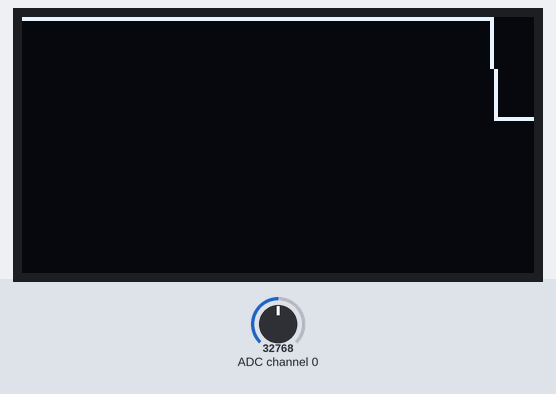
Simulated run of this program. Board: Raspberry Pi (BCM pin numbers). Parts: 128×64 one-colour display. The inputs (shaded band) are chosen by the test bench; at power-on: ADC channel 0 = 32768 (analog values on the 0–65535 scale).

Above: at 1.2 s.
1.3 s: ADC channel 0 set to 45874
At 1.45 s:
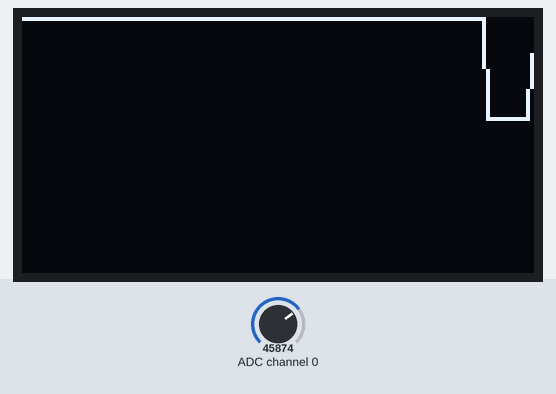
3.1 s: ADC channel 0 set to 57670
At 3.24 s:
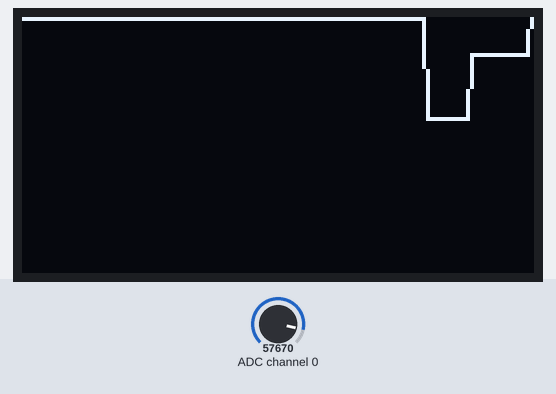
4.6 s: ADC channel 0 set to 32767
At 4.79 s:
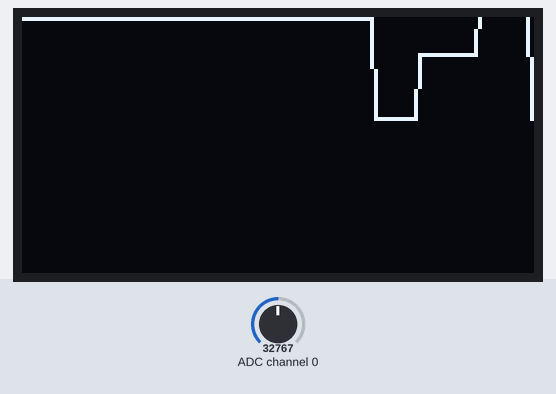

The program:

ppg_oled.py
```python
import time
import board
import busio
import adafruit_ssd1306
import adafruit_ads1x15.ads1015 as ADS
from adafruit_ads1x15.analog_in import AnalogIn
from PIL import Image, ImageDraw

# I2C setup
i2c = busio.I2C(board.SCL, board.SDA)

# OLED setup (128x64)
oled = adafruit_ssd1306.SSD1306_I2C(128, 64, i2c, addr=0x3c)
oled.fill(0)
oled.show()

# ADS1015 setup
ads = ADS.ADS1015(i2c)
chan = AnalogIn(ads, ADS.P0)

# Create image buffer
image = Image.new("1", (128, 64))
draw = ImageDraw.Draw(image)

# Create buffer to store previous points
buffer = [0] * 128

while True:
    # Shift buffer to left
    buffer.pop(0)

    # Get new sample and scale it to fit the OLED height
    voltage = chan.voltage
    y = 64 - int((voltage / 3.3) * 64)  # Assuming 3.3V max

    # Append new y value
    buffer.append(y)

    # Clear the image
    draw.rectangle((0, 0, 128, 64), outline=0, fill=0)

    # Draw the waveform
    for x in range(1, 128):
        draw.line((x - 1, buffer[x - 1], x, buffer[x]), fill=255)

    # Display image
    oled.image(image)
    oled.show()

    time.sleep(0.05)
```
